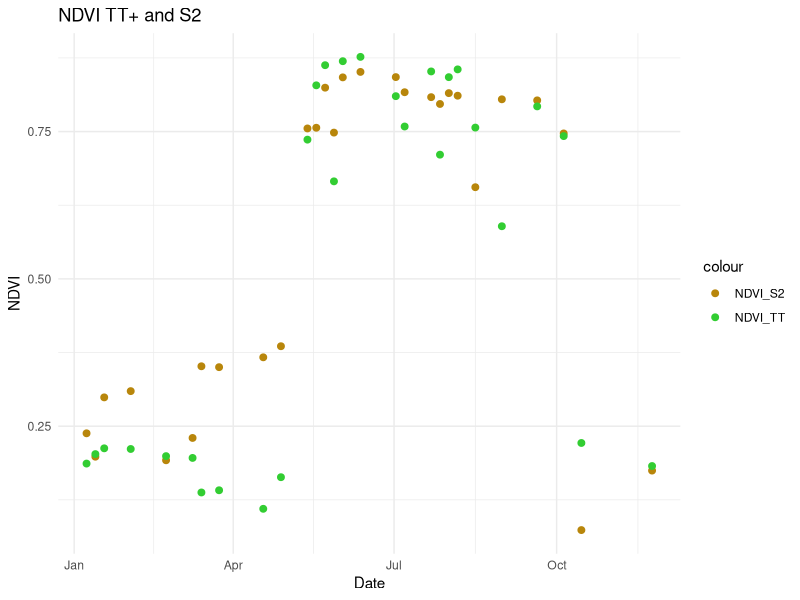

Reproduce this figure in R.
library(readr)
library(tidyverse)

#Sentinel 2 satellite data-------------------------------------------------
sentinel2 <- read_csv("data/S2_san1_22.csv")
s2_2022 <- sentinel2%>%filter(between(date, as.Date('2022-01-01'), as.Date('2022-12-01'))) # Filter by date

s2_2022_NDVI <- s2_2022 %>% mutate(NDVI.s2 = (s2_2022$B8-s2_2022$B4)/
                                                 (s2_2022$B8 + s2_2022$B4))  # NDVI calculation NIR = B8 ; Red = B4
                                                                             #s2_2022_NDVI <- s2_2022_NDVI %>% na.omit()

#TT data ----------------------------------------------------------------
TT_data_sa1 <- read_csv("data/TT_sa1_2022_median.csv")

# Function to calculate NDVI
ndvi_f <- function(data) {
  # NDVI = (NIR - Red) / (NIR + Red)
  data$NDVI <- (data$DN_860 - data$DN_650) / (data$DN_860 + data$DN_650)
  return(data)
}

TT_NDVI_sa1 <- ndvi_f(TT_data_sa1)

#TT_NDVI_sa1 <- TT_NDVI_sa1[TT_NDVI_sa1$NDVI>= 0, ] %>% na.omit()

#### Combining TT+ and S2 data
total_sa1_ndvi22 <- merge(s2_2022_NDVI,TT_NDVI_sa1, by="date")

##Delete duplicated rows
total_sa1_ndvi22 <- total_sa1_ndvi22 %>% filter(!duplicated(date))

#write.csv(total_sa1_ndvi22, "sa1_22_ndvi_fusion.csv")

#########
ggplot(total_sa1_ndvi22, aes(x = date)) +
  geom_point(aes(y = NDVI.s2, color = "NDVI_S2"), size = 2) +
  geom_point(aes(y = NDVI, color = "NDVI_TT"), size = 2) +
  labs(title = "NDVI TT+ and S2",
       x = "Date",
       y = "NDVI") +
  scale_color_manual(values = c("NDVI_S2" = "#B8860B", "NDVI_TT" = "#32CD32"))+
  theme_minimal()

